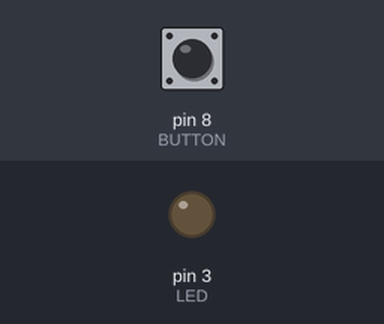
Bench run of a sketch on a simulated Arduino Uno, built with avr-gcc and run on an emulated ATmega328P. Parts: output pins drawn as LEDs (lit = HIGH). Dashed ring = blinking. Inputs (shaded band) come from the test bench; at power-on: pin 8 (BUTTON) LOW. What the sketch prints to the serial monitor is not drawn.

Above: at 1.2 s.
1.3 s: pin 8 (BUTTON) pulled HIGH for 1 s
At 1.7 s:
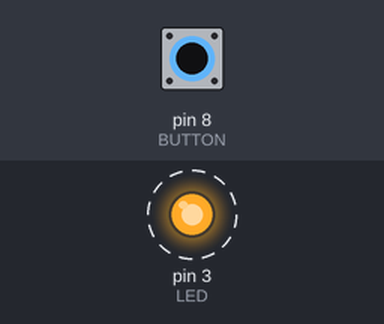
3.9 s: pin 8 (BUTTON) pulled HIGH for 3.2 s
At 4.3 s:
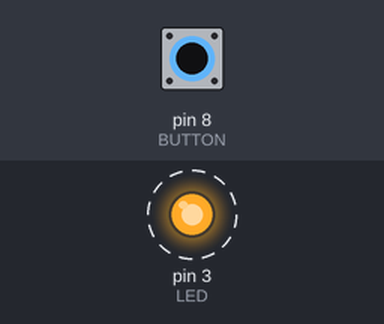
Timing chart, 0 to 8.9 s (numbered marks = the images above; inputs shaded):
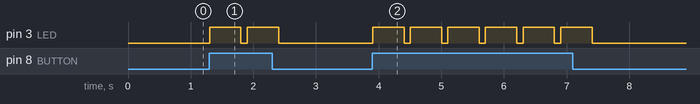

Measured:
- after the input at 1.3 s, pin 3 (LED): alternates HIGH for 0.50 s and LOW for 0.10 s, 4 changes in all, then stays LOW, starting at once
- after the input at 3.9 s, pin 3 (LED): alternates HIGH for 0.50 s and LOW for 0.10 s, 12 changes in all, then stays LOW, starting at once

The sketch:

_03_01_02_pulldownbutton.ino
```cpp
#define LED 3
#define BUTTON 8

void setup() {
  // put your setup code here, to run once:
  pinMode(LED, OUTPUT);
  pinMode(BUTTON, INPUT);
  Serial.begin(9600);
}

void loop() {
  // put your main code here, to run repeatedly:
  int buttonStatus = digitalRead(BUTTON);
  if(buttonStatus == HIGH){
    digitalWrite(LED, HIGH);
    delay(500);
    digitalWrite(LED, LOW);
  }
  Serial.print("buttonStatus:");
  Serial.print(buttonStatus);
  Serial.println();
  delay(100);
}
```
